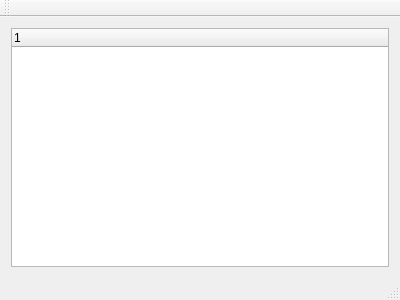
<?xml version="1.0" encoding="UTF-8"?>
<ui version="4.0">
 <class>MainWindow</class>
 <widget class="QMainWindow" name="MainWindow">
  <property name="geometry">
   <rect>
    <x>0</x>
    <y>0</y>
    <width>400</width>
    <height>300</height>
   </rect>
  </property>
  <property name="windowTitle">
   <string>MainWindow</string>
  </property>
  <widget class="QWidget" name="centralWidget">
   <layout class="QGridLayout" name="gridLayout">
    <item row="0" column="0">
     <widget class="QUserWidget" name="twUsers">
      <property name="columnCount">
       <number>1</number>
      </property>
      <column>
       <property name="text">
        <string notr="true">1</string>
       </property>
      </column>
     </widget>
    </item>
   </layout>
  </widget>
  <widget class="QStatusBar" name="statusBar"/>
  <widget class="QToolBar" name="toolBar">
   <property name="windowTitle">
    <string>toolBar</string>
   </property>
   <attribute name="toolBarArea">
    <enum>TopToolBarArea</enum>
   </attribute>
   <attribute name="toolBarBreak">
    <bool>false</bool>
   </attribute>
  </widget>
 </widget>
 <layoutdefault spacing="6" margin="11"/>
 <customwidgets>
  <customwidget>
   <class>QUserWidget</class>
   <extends>QTreeWidget</extends>
   <header>QUserViewer.h</header>
  </customwidget>
 </customwidgets>
 <resources/>
 <connections/>
</ui>
